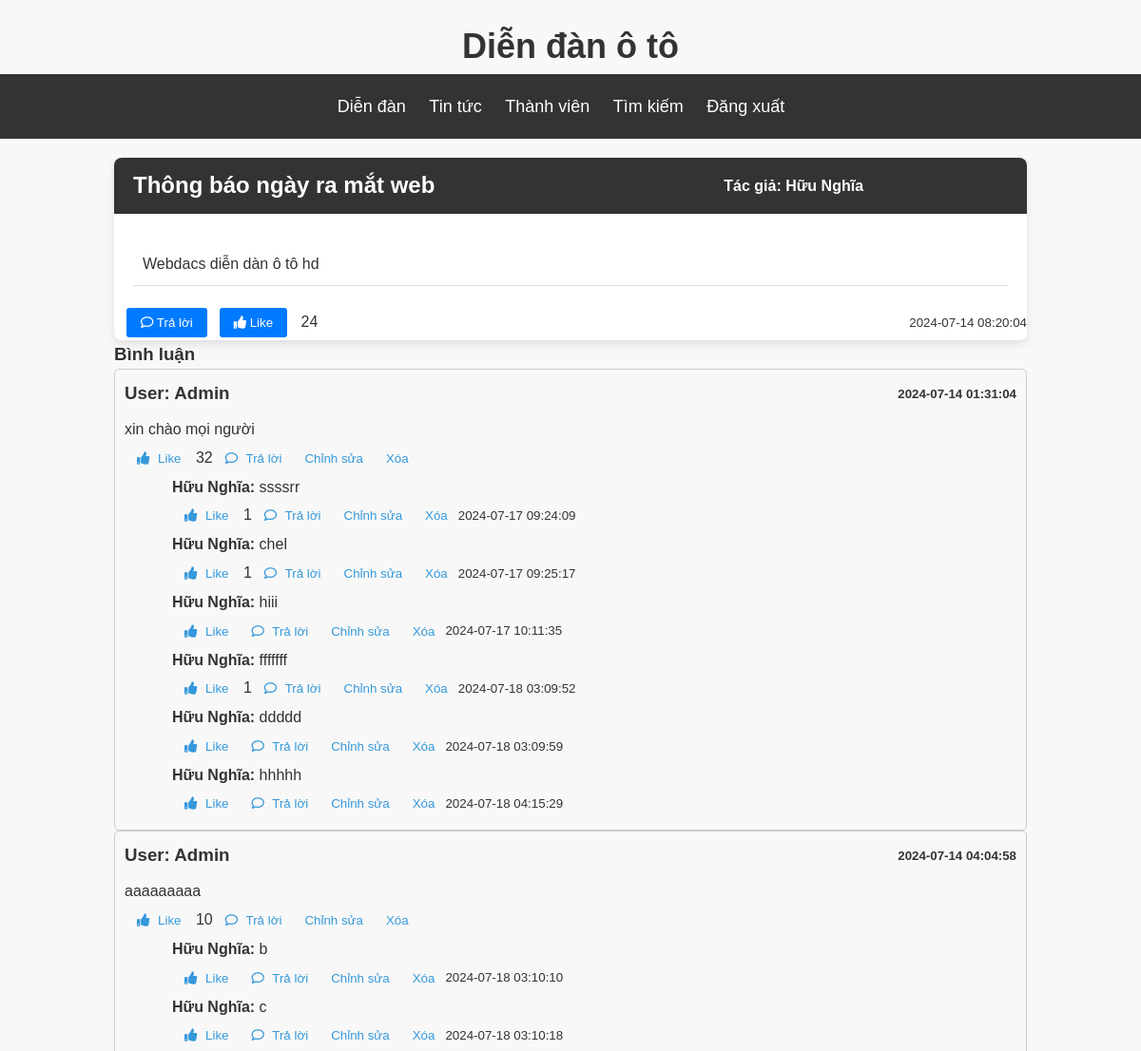
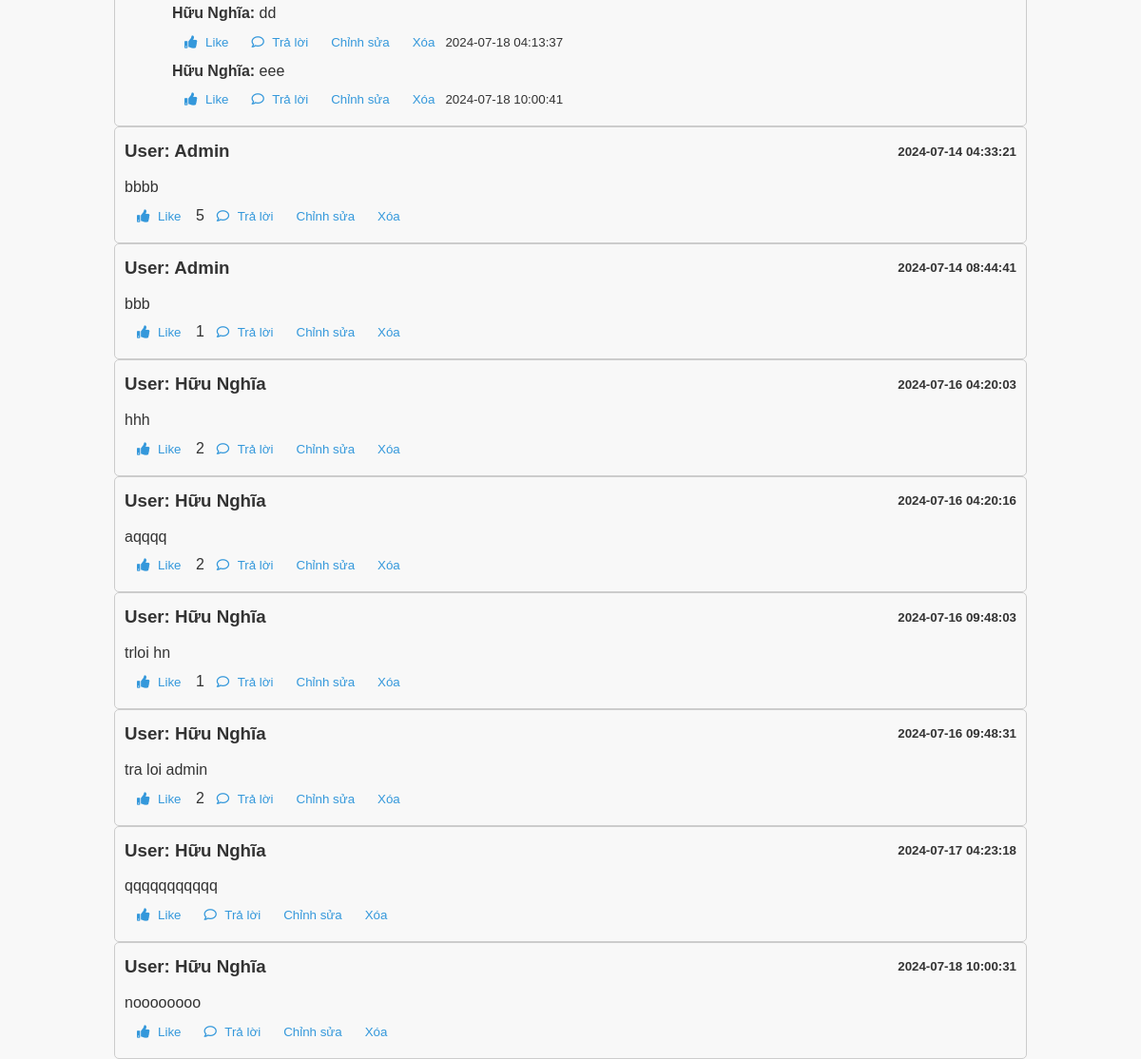
Screenshot of /test2.php?chude_id=1 with the database file from the repository (2 pictures, top to bottom).
### tables this page shows
CREATE TABLE `baiviet` (
  `id` int(11) NOT NULL,
  `chude` varchar(255) DEFAULT NULL,
  `noidung` text DEFAULT NULL,
  `tacgia` varchar(100) DEFAULT NULL,
  `ngaydang` datetime NOT NULL DEFAULT current_timestamp(),
  `chuyenmuc_id` int(11) DEFAULT NULL,
  `luotthich` int(11) DEFAULT 0
);

CREATE TABLE `binhluan` (
  `id` int(11) NOT NULL,
  `noidung` text DEFAULT NULL,
  `ngaytao` timestamp NOT NULL DEFAULT current_timestamp(),
  `baiviet_id` int(11) DEFAULT NULL,
  `nguoidung_id` int(11) DEFAULT NULL,
  `thichbinhluan` int(11) DEFAULT 0
);

CREATE TABLE `nguoidung` (
  `id` int(11) NOT NULL,
  `username` varchar(255) DEFAULT NULL,
  `password` varchar(255) DEFAULT NULL,
  `email` varchar(255) DEFAULT NULL
);

CREATE TABLE `traloi` (
  `id` int(11) NOT NULL,
  `binhluan_id` int(11) DEFAULT NULL,
  `nguoidung_id` int(11) DEFAULT NULL,
  `noidung` text DEFAULT NULL,
  `ngaytao` timestamp NOT NULL DEFAULT current_timestamp(),
  `thichtraloi` int(11) DEFAULT 0
);

### test2.php (the view, shortened to what this page needs)
<?php
require_once('/xampp/htdocs/webdacs/BE/ketnoi.php');
function displayPostAndComments($connect) {
    if (isset($_GET['chude_id'])) {
        $chude_id = intval($_GET['chude_id']);
        $sql_baiviet_detail = "SELECT * FROM baiviet WHERE id = ?";
        $stmt = $connect->prepare($sql_baiviet_detail);
        $stmt->bind_param('i', $chude_id);
        $stmt->execute();
        $result = $stmt->get_result();
        if ($result && $result->num_rows > 0) {
            $baiviet = $result->fetch_assoc();
            $sql_comments = "SELECT binhluan.id AS comment_id, binhluan.noidung AS comment_content, binhluan.ngaytao AS comment_date, nguoidung.username AS author_name, binhluan.thichbinhluan AS comment_likes
                             FROM binhluan
                             JOIN nguoidung ON binhluan.nguoidung_id = nguoidung.id
                             WHERE binhluan.baiviet_id = ?";
            $stmt_comments = $connect->prepare($sql_comments);
            $stmt_comments->bind_param('i', $chude_id);
            $stmt_comments->execute();
            $comments_result = $stmt_comments->get_result();
            ?>
            <!DOCTYPE html>
            <html lang="vi">
            <head>
                <link rel="stylesheet" href="CSS/styles.css">
                <link rel="stylesheet" href="https://cdnjs.cloudflare.com/ajax/libs/font-awesome/5.15.4/css/all.min.css">
            </head>
            <body>
                <div class="logo"><h1>Diễn đàn ô tô</h1></div>
                <header>
                    <div class="header-container">
                        <div class="nav">
                            <ul>
                                <li><a href="DienDan.php">Diễn đàn</a></li>
                                <li><a href="TinTuc.php">Tin tức</a></li>
                                <li><a href="ThanhVien.php">Thành viên</a></li>
                                <li><a href="#">Tìm kiếm</a></li>
                                <li><a href="DangXuat.php">Đăng xuất</a></li>
                            </ul>
                        </div>
                    </div>
                </header>
                <div class="container">
                    <div class="card">
                        <div class="card-content">
                            <div class="card-header">
                                <div>
                                    <h2><?php echo htmlspecialchars($baiviet['chude']); ?></h2>
                                </div>
                                <p class="right-card">
                                    <h4>Tác giả: <?php echo htmlspecialchars($baiviet['tacgia']); ?></h4>
                                </p>
                            </div>
                            <div class="card-body">
                                <table class="table">
                                    <tr>
                                        <td>
                                            <p><?php echo nl2br(htmlspecialchars($baiviet['noidung'])); ?></p>
                                        </td>
                                    </tr>
                                </table>
                            </div>
                        </div>
                        <div class="card-user">
                            <div class="write-post-btn-container">
                                <button class="write-post-btn" onclick="toggleReplyForm('post')">
                                    <i class="far fa-comment"></i> Trả lời
                                </button>
                                <form method="post" action="<?php echo htmlspecialchars($_SERVER["PHP_SELF"]) . '?chude_id=' . $chude_id; ?>">
                                    <button class="write-post-btn">
                                        <i class="fas fa-thumbs-up"></i> Like
                                    </button>
                                    <?php if ($baiviet['luotthich'] > 0) { ?>
                                        <?php echo htmlspecialchars($baiviet['luotthich']); ?>
                                    <?php } ?>
                                </form>
                            </div>
                            <p class="right">
                                <small><?php echo htmlspecialchars($baiviet['ngaydang']); ?></small>
                            </p>
                        </div>
                    </div>
                    <div class="comments-section">
                        <h3>Bình luận</h3>
                        <?php
                        if ($comments_result && $comments_result->num_rows > 0) {
                            while ($comment = $comments_result->fetch_assoc()) {
                                ?>
                                <div class="comment_baiviet">
                                    <div class="box-comment-user">
                                        <div class="left-content">
                                            <h3>User: <?php echo htmlspecialchars($comment['author_name']); ?></h3>
                                        </div>
                                        <div class="right-content">
                                            <h5><?php echo htmlspecialchars($comment['comment_date']); ?></h5>
                                        </div>
                                    </div>
                                    <div class="comment-noidung">
                                        <p><?php echo htmlspecialchars($comment['comment_content']); ?></p>
                                        <div class="like-comment">
                                            <form method="post" action="<?php echo htmlspecialchars($_SERVER["PHP_SELF"]) . '?chude_id=' . $chude_id; ?>">
                                                <button class="write-post-btn">
                                                    <i class="fas fa-thumbs-up"></i> Like
                                                </button>
                                                <?php if ($comment['comment_likes'] > 0) { ?>
                                                    <?php echo htmlspecialchars($comment['comment_likes']); ?>
                                                <?php } ?>
                                            </form>
                                            <button class="write-post-btn" onclick="toggleReplyForm(<?php echo $comment['comment_id']; ?>)">
                                                <i class="far fa-comment"></i> Trả lời
                                            </button>
                                            <button class="write-post-btn">Chỉnh sửa</buton>
                                            <button class="write-post-btn">Xóa</button>
                                        </div>
                                        <?php
                                        $sql_replies = "SELECT traloi.id AS reply_id, traloi.noidung AS reply_content, traloi.ngaytao AS reply_date, nguoidung.username AS reply_author, traloi.thichtraloi AS reply_likes
                                                    FROM traloi
                                                    JOIN nguoidung ON traloi.nguoidung_id = nguoidung.id
                                                    WHERE traloi.binhluan_id = ?";
                                        $stmt_replies = $connect->prepare($sql_replies);
                                        $stmt_replies->bind_param('i', $comment['comment_id']);
                                        $stmt_replies->execute();
                                        $replies_result = $stmt_replies->get_result();
                                        if ($replies_result && $replies_result->num_rows > 0) {
                                            while ($reply = $replies_result->fetch_assoc()) {
                                                ?>
                                                <div class="rep_comment">
                                                    <div class="reply">
                                                        <p><strong><?php echo htmlspecialchars($reply['reply_author']); ?>:</strong> <?php echo htmlspecialchars($reply['reply_content']); ?></p>
                                                    </div>
                                                    <div class="like-comment">
                                                    <form method="post" action="<?php echo htmlspecialchars($_SERVER["PHP_SELF"]) . '?chude_id=' . $chude_id; ?>">
                                                        <button class="write-post-btn">
                                                            <i class="fas fa-thumbs-up"></i> Like
                                                        </button>
                                                        <?php if ($reply['reply_likes'] > 0) { ?>
                                                            <?php echo htmlspecialchars($reply['reply_likes']); ?>
                                                        <?php } ?>
                                                    </form>
                                                    <button class="write-post-btn" onclick="toggleReplyForm(<?php echo $comment['comment_id']; ?>)">
                                                        <i class="far fa-comment"></i> Trả lời
                                                    </button>
                                                        <button class="write-post-btn">Chỉnh sửa</buton>
                                                        <button class="write-post-btn">Xóa</button> <small><?php echo htmlspecialchars($reply['reply_date']); ?></small>
                                                    </div>
                                                </div>
                                                <?php
                                            }
                                        }
                                        ?>
                                    </div>
                                </div>
                                <?php
                            }
                        } else {
                            echo '<p>Chưa có bình luận nào.</p>';
                        }
                        ?>
                    </div>
                </div>
            </body>
            </html>
            <?php
        } else {
            echo '<p>Bài viết không tồn tại.</p>';
        }
    } else {
        echo '<p>Không tìm thấy chủ đề.</p>';
    }
}
displayPostAndComments($connect);
?>

### CSS/styles.css (style rules this page uses)
* { margin: 0; padding: 0; box-sizing: border-box; }
body { font-family: Arial, sans-serif; line-height: 1.6; background-color: #f8f8f8; color: #333; }
.container { max-width: 1000px; margin: auto; padding: 0 20px; }
.header-container { background-color: #333; padding: 20px 0; }
.nav ul { list-style-type: none; text-align: center; }
.nav ul li { display: inline-block; margin-right: 20px; }
.nav ul li a { color: #fff; text-decoration: none; font-size: 18px; }
.logo { text-align: center; margin-top: 20px; }
.logo h1 { color: #333; font-size: 36px; }
a { color: #3498db; text-decoration: none; transition: color 0.3s ease; }
.card { background-color: #fff; border-radius: 8px; box-shadow: 0 4px 8px rgba(0, 0, 0, 0.1); margin-top: 20px; }
.card-header { background-color: #333; color: #fff; padding: 10px 20px; border-top-left-radius: 8px; border-top-right-radius: 8px; }
.card-body { padding: 20px; }
.table { width: 100%; border-collapse: collapse; }
.table th, .table td { padding: 10px; border-bottom: 1px solid #ddd; text-align: left; }
.card-header { display: flex; justify-content: space-between; align-items: center; }
.card-user { display: flex; justify-content: space-between; align-items: center; }
.card-user .right { margin: 0; }
.write-post-btn-container { margin-left: 10px; display: flex; justify-content: space-between; align-items: center; }
.write-post-btn { background-color: #007bff; color: white; border: none; padding:8px 15px; border-radius: 3px; cursor: pointer; margin: 3px; transition: background-color 0.3s; }
.write-post-btn { margin-right: 10px; }
.comments-section { margin-top: 20px; margin: auto; }
.comment_baiviet { border: 1px solid #ccc; border-radius: 5px; margin-bottom: 15px; padding: 10px; margin: auto; }
.box-comment-user { display: flex; justify-content: space-between; align-items: center; margin-bottom: 10px; }
.left-content { flex: 1; text-align: left; }
.right-content { flex: 1; text-align: right; }
.right { margin-left: auto; display: flex; align-items: center; }
.table { width: 100%; margin-top: 10px; }
.table p { margin: 0; }
.like-comment { display: flex; align-items: center; }
.like-comment .write-post-btn { background-color: transparent; color: #3498db; border: none; padding: 8px 15px; border-radius: 3px; cursor: pointer; margin-right: 10px; transition: background-color 0.3s, color 0.3s; }
.like-comment .write-post-btn i { margin-right: 5px; }

### test2.php (style rules this page uses)
.like-comment { display: flex; align-items: center; }
.like-comment .write-post-btn { background-color: transparent; color: #3498db; border: none; padding: 7px 10px; border-radius: 3px; cursor: pointer; margin-right: 1px; transition: background-color 0.3s, color 0.3s; }
.like-comment .write-post-btn i { margin-right: 5px; }
.reply { display: flex; align-items: center; }
.rep_comment { margin-left: 50px; }

### rows the page displays
baiviet: chude "Thông báo ngày ra mắt web", tacgia "Hữu Nghĩa", noidung "Webdacs diễn dàn ô tô hd", luotthich "24", ngaydang "2024-07-14 08:20:04"
binhluan: nguoidung.username "Admin", ngaytao "2024-07-14 01:31:04", noidung "xin chào mọi người", thichbinhluan "32"
traloi: nguoidung.username "Hữu Nghĩa", noidung "ssssrr", thichtraloi "1", ngaytao "2024-07-17 09:24:09"
traloi: nguoidung.username "Hữu Nghĩa", noidung "chel", thichtraloi "1", ngaytao "2024-07-17 09:25:17"
traloi: nguoidung.username "Hữu Nghĩa", noidung "hiii", ngaytao "2024-07-17 10:11:35"
traloi: nguoidung.username "Hữu Nghĩa", noidung "fffffff", thichtraloi "1", ngaytao "2024-07-18 03:09:52"
traloi: nguoidung.username "Hữu Nghĩa", noidung "ddddd", ngaytao "2024-07-18 03:09:59"
traloi: nguoidung.username "Hữu Nghĩa", noidung "hhhhh", ngaytao "2024-07-18 04:15:29"
binhluan: nguoidung.username "Admin", ngaytao "2024-07-14 04:04:58", noidung "aaaaaaaaa", thichbinhluan "10"
traloi: nguoidung.username "Hữu Nghĩa", noidung "b", ngaytao "2024-07-18 03:10:10"
traloi: nguoidung.username "Hữu Nghĩa", noidung "c", ngaytao "2024-07-18 03:10:18"
traloi: nguoidung.username "Hữu Nghĩa", noidung "dd", ngaytao "2024-07-18 04:13:37"
traloi: nguoidung.username "Hữu Nghĩa", noidung "eee", ngaytao "2024-07-18 10:00:41"
binhluan: nguoidung.username "Admin", ngaytao "2024-07-14 04:33:21", noidung "bbbb", thichbinhluan "5"
binhluan: nguoidung.username "Admin", ngaytao "2024-07-14 08:44:41", noidung "bbb", thichbinhluan "1"
binhluan: nguoidung.username "Hữu Nghĩa", ngaytao "2024-07-16 04:20:03", noidung "hhh", thichbinhluan "2"
binhluan: nguoidung.username "Hữu Nghĩa", ngaytao "2024-07-16 04:20:16", noidung "aqqqq", thichbinhluan "2"
binhluan: nguoidung.username "Hữu Nghĩa", ngaytao "2024-07-16 09:48:03", noidung "trloi hn", thichbinhluan "1"
binhluan: nguoidung.username "Hữu Nghĩa", ngaytao "2024-07-16 09:48:31", noidung "tra loi admin", thichbinhluan "2"
binhluan: nguoidung.username "Hữu Nghĩa", ngaytao "2024-07-17 04:23:18", noidung "qqqqqqqqqqq"
binhluan: nguoidung.username "Hữu Nghĩa", ngaytao "2024-07-18 10:00:31", noidung "noooooooo"
